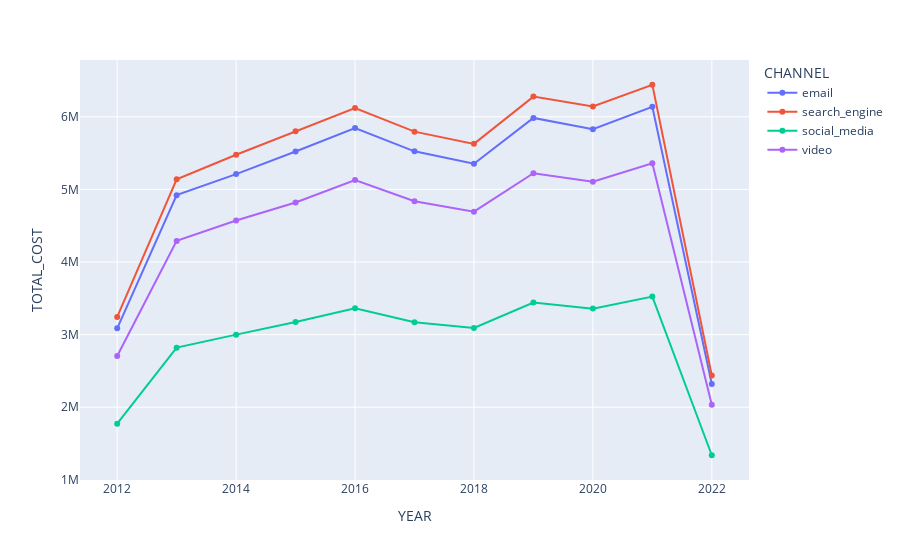

This figure's notebook cell:
### Code cell
df=snow_df_annual_spend_per_channel.to_pandas()

fig=px.line(
    df,
    x="YEAR",
    y="TOTAL_COST",
    color="CHANNEL",
    markers=True
)

fig.show()

### Figure 1 — Plotly figure (JSON) as saved in the notebook; plotly's stock layout.template omitted (floating-point values rounded to 4 significant figures)
{"data": [{"hovertemplate": "CHANNEL=email<br>YEAR=%{x}<br>TOTAL_COST=%{y}<extra></extra>", "legendgroup": "email", "line": {"color": "#636efa", "dash": "solid"}, "marker": {"symbol": "circle"}, "mode": "markers+lines", "name": "email", "orientation": "v", "showlegend": true, "type": "scatter", "x": [2012, 2013, 2014, 2015, 2016, 2017, 2018, 2019, 2020, 2021, 2022], "xaxis": "x", "y": [3087011, 4920381, 5210519, 5521018, 5844595, 5523948, 5353965, 5984177, 5828327, 6136536, 2319073], "yaxis": "y"}, {"hovertemplate": "CHANNEL=search_engine<br>YEAR=%{x}<br>TOTAL_COST=%{y}<extra></extra>", "legendgroup": "search_engine", "line": {"color": "#EF553B", "dash": "solid"}, "marker": {"symbol": "circle"}, "mode": "markers+lines", "name": "search_engine", "orientation": "v", "showlegend": true, "type": "scatter", "x": [2012, 2013, 2014, 2015, 2016, 2017, 2018, 2019, 2020, 2021, 2022], "xaxis": "x", "y": [3243871, 5139688, 5477174, 5800201, 6119248, 5795248, 5626802, 6277308, 6142883, 6440792, 2436577], "yaxis": "y"}, {"hovertemplate": "CHANNEL=social_media<br>YEAR=%{x}<br>TOTAL_COST=%{y}<extra></extra>", "legendgroup": "social_media", "line": {"color": "#00cc96", "dash": "solid"}, "marker": {"symbol": "circle"}, "mode": "markers+lines", "name": "social_media", "orientation": "v", "showlegend": true, "type": "scatter", "x": [2012, 2013, 2014, 2015, 2016, 2017, 2018, 2019, 2020, 2021, 2022], "xaxis": "x", "y": [1772916, 2820923, 2999986, 3174738, 3362207, 3169599, 3092591, 3442658, 3358081, 3524557, 1339072], "yaxis": "y"}, {"hovertemplate": "CHANNEL=video<br>YEAR=%{x}<br>TOTAL_COST=%{y}<extra></extra>", "legendgroup": "video", "line": {"color": "#ab63fa", "dash": "solid"}, "marker": {"symbol": "circle"}, "mode": "markers+lines", "name": "video", "orientation": "v", "showlegend": true, "type": "scatter", "x": [2012, 2013, 2014, 2015, 2016, 2017, 2018, 2019, 2020, 2021, 2022], "xaxis": "x", "y": [2704568, 4290952, 4570513, 4819447, 5127849, 4837383, 4693726, 5223023, 5106105, 5359936, 2034798], "yaxis": "y"}], "layout": {"legend": {"title": {"text": "CHANNEL"}, "tracegroupgap": 0}, "margin": {"t": 60}, "xaxis": {"anchor": "y", "domain": [0, 1], "title": {"text": "YEAR"}}, "yaxis": {"anchor": "x", "domain": [0, 1], "title": {"text": "TOTAL_COST"}}}}
